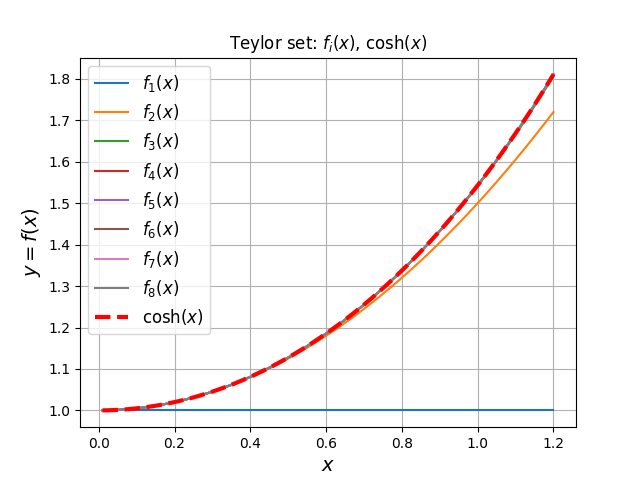

The Python source for this figure:
import matplotlib.pyplot as plt
import numpy as np
import math

def factorial(n):
    if n <= 1:
        return 1
    else:
        return n * factorial(n - 1)

def mycosh(x, nn): #<-- use your own function here
    sum = 1
    xx = x ** 2
    n = 1
    while n < nn:
        current = xx / factorial(2 * n)
        sum = sum + current
        xx = xx * (x ** 2)
        # if abs(current) < 1e-4: break
        n = n + 1
    return sum

def main():
    x = np.arange(0.01, 1.21, 0.01)
    plt.title(r'Teylor set: $f_i(x)$, cosh$(x)$') # заголовок
    plt.plot(x, [mycosh(xi,1)  for xi in x], label=r'$f_1(x)$')
    plt.plot(x, [mycosh(xi,2)  for xi in x], label=r'$f_2(x)$')
    plt.plot(x, [mycosh(xi,3)  for xi in x], label=r'$f_3(x)$')
    plt.plot(x, [mycosh(xi,4)  for xi in x], label=r'$f_4(x)$')
    plt.plot(x, [mycosh(xi,5)  for xi in x], label=r'$f_5(x)$')
    plt.plot(x, [mycosh(xi,6)  for xi in x], label=r'$f_6(x)$')
    plt.plot(x, [mycosh(xi,7)  for xi in x], label=r'$f_7(x)$')
    plt.plot(x, [mycosh(xi,8)  for xi in x], label=r'$f_8(x)$')
    plt.plot(x, [math.cosh(xi) for xi in x], "r--", lw=3,
         label=r'cosh$(x)$')
    plt.xlabel(r'$x$', fontsize=14)       # ось абсцисс
    plt.ylabel(r'$y=f(x)$', fontsize=14)  # ось ординат
    plt.legend(loc='best', fontsize=12)   # легенда
    plt.grid()                            # показать сетку
    plt.savefig('9.png')                  # сохранить рисунок
    plt.show()                            # показать рисунок

main()
